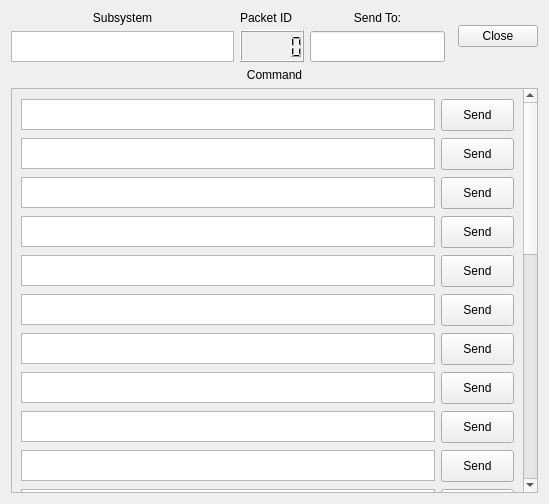
<?xml version="1.0" encoding="UTF-8"?>
<ui version="4.0">
 <class>GenericCommandDialog</class>
 <widget class="QWidget" name="GenericCommandDialog">
  <property name="geometry">
   <rect>
    <x>0</x>
    <y>0</y>
    <width>549</width>
    <height>504</height>
   </rect>
  </property>
  <property name="windowTitle">
   <string>Command Page</string>
  </property>
  <layout class="QVBoxLayout" name="verticalLayout_6">
   <item>
    <layout class="QVBoxLayout" name="verticalLayout_4">
     <item>
      <layout class="QHBoxLayout" name="horizontalLayout">
       <item>
        <layout class="QVBoxLayout" name="verticalLayout">
         <item>
          <widget class="QLabel" name="subSystemCommandPageLabel">
           <property name="text">
            <string>Subsystem</string>
           </property>
           <property name="alignment">
            <set>Qt::AlignCenter</set>
           </property>
          </widget>
         </item>
         <item>
          <widget class="QTextBrowser" name="subSystemTextBrowser">
           <property name="sizePolicy">
            <sizepolicy hsizetype="Fixed" vsizetype="Fixed">
             <horstretch>0</horstretch>
             <verstretch>0</verstretch>
            </sizepolicy>
           </property>
           <property name="minimumSize">
            <size>
             <width>159</width>
             <height>31</height>
            </size>
           </property>
           <property name="maximumSize">
            <size>
             <width>300</width>
             <height>31</height>
            </size>
           </property>
          </widget>
         </item>
        </layout>
       </item>
       <item>
        <layout class="QVBoxLayout" name="verticalLayout_2">
         <item>
          <widget class="QLabel" name="packetIdLabel">
           <property name="sizePolicy">
            <sizepolicy hsizetype="Preferred" vsizetype="Fixed">
             <horstretch>0</horstretch>
             <verstretch>0</verstretch>
            </sizepolicy>
           </property>
           <property name="minimumSize">
            <size>
             <width>0</width>
             <height>13</height>
            </size>
           </property>
           <property name="maximumSize">
            <size>
             <width>16777193</width>
             <height>13</height>
            </size>
           </property>
           <property name="text">
            <string>Packet ID</string>
           </property>
          </widget>
         </item>
         <item>
          <widget class="QLCDNumber" name="packetId"/>
         </item>
        </layout>
       </item>
       <item>
        <layout class="QVBoxLayout" name="verticalLayout_3">
         <item>
          <widget class="QLabel" name="label_5">
           <property name="text">
            <string>Send To:</string>
           </property>
           <property name="alignment">
            <set>Qt::AlignCenter</set>
           </property>
          </widget>
         </item>
         <item>
          <widget class="QLineEdit" name="commandAddressLineEdit">
           <property name="sizePolicy">
            <sizepolicy hsizetype="Fixed" vsizetype="Fixed">
             <horstretch>0</horstretch>
             <verstretch>0</verstretch>
            </sizepolicy>
           </property>
           <property name="minimumSize">
            <size>
             <width>135</width>
             <height>31</height>
            </size>
           </property>
           <property name="maximumSize">
            <size>
             <width>135</width>
             <height>31</height>
            </size>
           </property>
          </widget>
         </item>
        </layout>
       </item>
       <item>
        <spacer name="horizontalSpacer_2">
         <property name="orientation">
          <enum>Qt::Horizontal</enum>
         </property>
         <property name="sizeHint" stdset="0">
          <size>
           <width>40</width>
           <height>20</height>
          </size>
         </property>
        </spacer>
       </item>
       <item>
        <widget class="QDialogButtonBox" name="buttonBox">
         <property name="orientation">
          <enum>Qt::Horizontal</enum>
         </property>
         <property name="standardButtons">
          <set>QDialogButtonBox::Close</set>
         </property>
        </widget>
       </item>
      </layout>
     </item>
     <item>
      <widget class="QLabel" name="label">
       <property name="text">
        <string>Command</string>
       </property>
       <property name="alignment">
        <set>Qt::AlignCenter</set>
       </property>
      </widget>
     </item>
    </layout>
   </item>
   <item>
    <widget class="QScrollArea" name="scrollArea">
     <property name="verticalScrollBarPolicy">
      <enum>Qt::ScrollBarAlwaysOn</enum>
     </property>
     <property name="widgetResizable">
      <bool>true</bool>
     </property>
     <widget class="QWidget" name="scrollAreaWidgetContents">
      <property name="geometry">
       <rect>
        <x>0</x>
        <y>0</y>
        <width>508</width>
        <height>1000</height>
       </rect>
      </property>
      <property name="minimumSize">
       <size>
        <width>0</width>
        <height>1000</height>
       </size>
      </property>
      <layout class="QVBoxLayout" name="verticalLayout_5">
       <item>
        <layout class="QHBoxLayout" name="horizontalLayout_2">
         <item>
          <widget class="QTextBrowser" name="itemLabelTextBrowser_1">
           <property name="sizePolicy">
            <sizepolicy hsizetype="Fixed" vsizetype="Fixed">
             <horstretch>0</horstretch>
             <verstretch>0</verstretch>
            </sizepolicy>
           </property>
           <property name="minimumSize">
            <size>
             <width>391</width>
             <height>31</height>
            </size>
           </property>
           <property name="maximumSize">
            <size>
             <width>1234</width>
             <height>31</height>
            </size>
           </property>
          </widget>
         </item>
         <item>
          <widget class="QPushButton" name="SendButton_1">
           <property name="sizePolicy">
            <sizepolicy hsizetype="Fixed" vsizetype="Fixed">
             <horstretch>0</horstretch>
             <verstretch>0</verstretch>
            </sizepolicy>
           </property>
           <property name="minimumSize">
            <size>
             <width>73</width>
             <height>32</height>
            </size>
           </property>
           <property name="maximumSize">
            <size>
             <width>73</width>
             <height>32</height>
            </size>
           </property>
           <property name="text">
            <string>Send</string>
           </property>
          </widget>
         </item>
        </layout>
       </item>
       <item>
        <layout class="QHBoxLayout" name="horizontalLayout_3">
         <item>
          <widget class="QTextBrowser" name="itemLabelTextBrowser_2">
           <property name="sizePolicy">
            <sizepolicy hsizetype="Fixed" vsizetype="Fixed">
             <horstretch>0</horstretch>
             <verstretch>0</verstretch>
            </sizepolicy>
           </property>
           <property name="minimumSize">
            <size>
             <width>391</width>
             <height>31</height>
            </size>
           </property>
           <property name="maximumSize">
            <size>
             <width>1234</width>
             <height>31</height>
            </size>
           </property>
          </widget>
         </item>
         <item>
          <widget class="QPushButton" name="SendButton_2">
           <property name="sizePolicy">
            <sizepolicy hsizetype="Fixed" vsizetype="Fixed">
             <horstretch>0</horstretch>
             <verstretch>0</verstretch>
            </sizepolicy>
           </property>
           <property name="minimumSize">
            <size>
             <width>73</width>
             <height>32</height>
            </size>
           </property>
           <property name="maximumSize">
            <size>
             <width>73</width>
             <height>32</height>
            </size>
           </property>
           <property name="text">
            <string>Send</string>
           </property>
          </widget>
         </item>
        </layout>
       </item>
       <item>
        <layout class="QHBoxLayout" name="horizontalLayout_4">
         <item>
          <widget class="QTextBrowser" name="itemLabelTextBrowser_3">
           <property name="sizePolicy">
            <sizepolicy hsizetype="Fixed" vsizetype="Fixed">
             <horstretch>0</horstretch>
             <verstretch>0</verstretch>
            </sizepolicy>
           </property>
           <property name="minimumSize">
            <size>
             <width>391</width>
             <height>31</height>
            </size>
           </property>
           <property name="maximumSize">
            <size>
             <width>1234</width>
             <height>31</height>
            </size>
           </property>
          </widget>
         </item>
         <item>
          <widget class="QPushButton" name="SendButton_3">
           <property name="sizePolicy">
            <sizepolicy hsizetype="Fixed" vsizetype="Fixed">
             <horstretch>0</horstretch>
             <verstretch>0</verstretch>
            </sizepolicy>
           </property>
           <property name="minimumSize">
            <size>
             <width>73</width>
             <height>32</height>
            </size>
           </property>
           <property name="maximumSize">
            <size>
             <width>73</width>
             <height>32</height>
            </size>
           </property>
           <property name="text">
            <string>Send</string>
           </property>
          </widget>
         </item>
        </layout>
       </item>
       <item>
        <layout class="QHBoxLayout" name="horizontalLayout_5">
         <item>
          <widget class="QTextBrowser" name="itemLabelTextBrowser_4">
           <property name="sizePolicy">
            <sizepolicy hsizetype="Fixed" vsizetype="Fixed">
             <horstretch>0</horstretch>
             <verstretch>0</verstretch>
            </sizepolicy>
           </property>
           <property name="minimumSize">
            <size>
             <width>391</width>
             <height>31</height>
            </size>
           </property>
           <property name="maximumSize">
            <size>
             <width>1234</width>
             <height>31</height>
            </size>
           </property>
          </widget>
         </item>
         <item>
          <widget class="QPushButton" name="SendButton_4">
           <property name="sizePolicy">
            <sizepolicy hsizetype="Fixed" vsizetype="Fixed">
             <horstretch>0</horstretch>
             <verstretch>0</verstretch>
            </sizepolicy>
           </property>
           <property name="minimumSize">
            <size>
             <width>73</width>
             <height>32</height>
            </size>
           </property>
           <property name="maximumSize">
            <size>
             <width>73</width>
             <height>32</height>
            </size>
           </property>
           <property name="text">
            <string>Send</string>
           </property>
          </widget>
         </item>
        </layout>
       </item>
       <item>
        <layout class="QHBoxLayout" name="horizontalLayout_6">
         <item>
          <widget class="QTextBrowser" name="itemLabelTextBrowser_5">
           <property name="sizePolicy">
            <sizepolicy hsizetype="Fixed" vsizetype="Fixed">
             <horstretch>0</horstretch>
             <verstretch>0</verstretch>
            </sizepolicy>
           </property>
           <property name="minimumSize">
            <size>
             <width>391</width>
             <height>31</height>
            </size>
           </property>
           <property name="maximumSize">
            <size>
             <width>1234</width>
             <height>31</height>
            </size>
           </property>
          </widget>
         </item>
         <item>
          <widget class="QPushButton" name="SendButton_5">
           <property name="sizePolicy">
            <sizepolicy hsizetype="Fixed" vsizetype="Fixed">
             <horstretch>0</horstretch>
             <verstretch>0</verstretch>
            </sizepolicy>
           </property>
           <property name="minimumSize">
            <size>
             <width>73</width>
             <height>32</height>
            </size>
           </property>
           <property name="maximumSize">
            <size>
             <width>73</width>
             <height>32</height>
            </size>
           </property>
           <property name="text">
            <string>Send</string>
           </property>
          </widget>
         </item>
        </layout>
       </item>
       <item>
        <layout class="QHBoxLayout" name="horizontalLayout_7">
         <item>
          <widget class="QTextBrowser" name="itemLabelTextBrowser_6">
           <property name="sizePolicy">
            <sizepolicy hsizetype="Fixed" vsizetype="Fixed">
             <horstretch>0</horstretch>
             <verstretch>0</verstretch>
            </sizepolicy>
           </property>
           <property name="minimumSize">
            <size>
             <width>391</width>
             <height>31</height>
            </size>
           </property>
           <property name="maximumSize">
            <size>
             <width>1234</width>
             <height>31</height>
            </size>
           </property>
          </widget>
         </item>
         <item>
          <widget class="QPushButton" name="SendButton_6">
           <property name="sizePolicy">
            <sizepolicy hsizetype="Fixed" vsizetype="Fixed">
             <horstretch>0</horstretch>
             <verstretch>0</verstretch>
            </sizepolicy>
           </property>
           <property name="minimumSize">
            <size>
             <width>73</width>
             <height>32</height>
            </size>
           </property>
           <property name="maximumSize">
            <size>
             <width>73</width>
             <height>32</height>
            </size>
           </property>
           <property name="text">
            <string>Send</string>
           </property>
          </widget>
         </item>
        </layout>
       </item>
       <item>
        <layout class="QHBoxLayout" name="horizontalLayout_8">
         <item>
          <widget class="QTextBrowser" name="itemLabelTextBrowser_7">
           <property name="sizePolicy">
            <sizepolicy hsizetype="Fixed" vsizetype="Fixed">
             <horstretch>0</horstretch>
             <verstretch>0</verstretch>
            </sizepolicy>
           </property>
           <property name="minimumSize">
            <size>
             <width>391</width>
             <height>31</height>
            </size>
           </property>
           <property name="maximumSize">
            <size>
             <width>1234</width>
             <height>31</height>
            </size>
           </property>
          </widget>
         </item>
         <item>
          <widget class="QPushButton" name="SendButton_7">
           <property name="sizePolicy">
            <sizepolicy hsizetype="Fixed" vsizetype="Fixed">
             <horstretch>0</horstretch>
             <verstretch>0</verstretch>
            </sizepolicy>
           </property>
           <property name="minimumSize">
            <size>
             <width>73</width>
             <height>32</height>
            </size>
           </property>
           <property name="maximumSize">
            <size>
             <width>73</width>
             <height>32</height>
            </size>
           </property>
           <property name="text">
            <string>Send</string>
           </property>
          </widget>
         </item>
        </layout>
       </item>
       <item>
        <layout class="QHBoxLayout" name="horizontalLayout_9">
         <item>
          <widget class="QTextBrowser" name="itemLabelTextBrowser_8">
           <property name="sizePolicy">
            <sizepolicy hsizetype="Fixed" vsizetype="Fixed">
             <horstretch>0</horstretch>
             <verstretch>0</verstretch>
            </sizepolicy>
           </property>
           <property name="minimumSize">
            <size>
             <width>391</width>
             <height>31</height>
            </size>
           </property>
           <property name="maximumSize">
            <size>
             <width>1234</width>
             <height>31</height>
            </size>
           </property>
          </widget>
         </item>
         <item>
          <widget class="QPushButton" name="SendButton_8">
           <property name="sizePolicy">
            <sizepolicy hsizetype="Fixed" vsizetype="Fixed">
             <horstretch>0</horstretch>
             <verstretch>0</verstretch>
            </sizepolicy>
           </property>
           <property name="minimumSize">
            <size>
             <width>73</width>
             <height>32</height>
            </size>
           </property>
           <property name="maximumSize">
            <size>
             <width>73</width>
             <height>32</height>
            </size>
           </property>
           <property name="text">
            <string>Send</string>
           </property>
          </widget>
         </item>
        </layout>
       </item>
       <item>
        <layout class="QHBoxLayout" name="horizontalLayout_10">
         <item>
          <widget class="QTextBrowser" name="itemLabelTextBrowser_9">
           <property name="sizePolicy">
            <sizepolicy hsizetype="Fixed" vsizetype="Fixed">
             <horstretch>0</horstretch>
             <verstretch>0</verstretch>
            </sizepolicy>
           </property>
           <property name="minimumSize">
            <size>
             <width>391</width>
             <height>31</height>
            </size>
           </property>
           <property name="maximumSize">
            <size>
             <width>1234</width>
             <height>31</height>
            </size>
           </property>
          </widget>
         </item>
         <item>
          <widget class="QPushButton" name="SendButton_9">
           <property name="sizePolicy">
            <sizepolicy hsizetype="Fixed" vsizetype="Fixed">
             <horstretch>0</horstretch>
             <verstretch>0</verstretch>
            </sizepolicy>
           </property>
           <property name="minimumSize">
            <size>
             <width>73</width>
             <height>32</height>
            </size>
           </property>
           <property name="maximumSize">
            <size>
             <width>73</width>
             <height>32</height>
            </size>
           </property>
           <property name="text">
            <string>Send</string>
           </property>
          </widget>
         </item>
        </layout>
       </item>
       <item>
        <layout class="QHBoxLayout" name="horizontalLayout_11">
         <item>
          <widget class="QTextBrowser" name="itemLabelTextBrowser_10">
           <property name="sizePolicy">
            <sizepolicy hsizetype="Fixed" vsizetype="Fixed">
             <horstretch>0</horstretch>
             <verstretch>0</verstretch>
            </sizepolicy>
           </property>
           <property name="minimumSize">
            <size>
             <width>391</width>
             <height>31</height>
            </size>
           </property>
           <property name="maximumSize">
            <size>
             <width>1234</width>
             <height>31</height>
            </size>
           </property>
          </widget>
         </item>
         <item>
          <widget class="QPushButton" name="SendButton_10">
           <property name="sizePolicy">
            <sizepolicy hsizetype="Fixed" vsizetype="Fixed">
             <horstretch>0</horstretch>
             <verstretch>0</verstretch>
            </sizepolicy>
           </property>
           <property name="minimumSize">
            <size>
             <width>73</width>
             <height>32</height>
            </size>
           </property>
           <property name="maximumSize">
            <size>
             <width>73</width>
             <height>32</height>
            </size>
           </property>
           <property name="text">
            <string>Send</string>
           </property>
          </widget>
         </item>
        </layout>
       </item>
       <item>
        <layout class="QHBoxLayout" name="horizontalLayout_12">
         <item>
          <widget class="QTextBrowser" name="itemLabelTextBrowser_11">
           <property name="sizePolicy">
            <sizepolicy hsizetype="Fixed" vsizetype="Fixed">
             <horstretch>0</horstretch>
             <verstretch>0</verstretch>
            </sizepolicy>
           </property>
           <property name="minimumSize">
            <size>
             <width>391</width>
             <height>31</height>
            </size>
           </property>
           <property name="maximumSize">
            <size>
             <width>1234</width>
             <height>31</height>
            </size>
           </property>
          </widget>
         </item>
         <item>
          <widget class="QPushButton" name="SendButton_11">
           <property name="sizePolicy">
            <sizepolicy hsizetype="Fixed" vsizetype="Fixed">
             <horstretch>0</horstretch>
             <verstretch>0</verstretch>
            </sizepolicy>
           </property>
           <property name="minimumSize">
            <size>
             <width>73</width>
             <height>32</height>
            </size>
           </property>
           <property name="maximumSize">
            <size>
             <width>73</width>
             <height>32</height>
            </size>
           </property>
           <property name="text">
            <string>Send</string>
           </property>
          </widget>
         </item>
        </layout>
       </item>
       <item>
        <layout class="QHBoxLayout" name="horizontalLayout_13">
         <item>
          <widget class="QTextBrowser" name="itemLabelTextBrowser_12">
           <property name="sizePolicy">
            <sizepolicy hsizetype="Fixed" vsizetype="Fixed">
             <horstretch>0</horstretch>
             <verstretch>0</verstretch>
            </sizepolicy>
           </property>
           <property name="minimumSize">
            <size>
             <width>391</width>
             <height>31</height>
            </size>
           </property>
           <property name="maximumSize">
            <size>
             <width>1234</width>
             <height>31</height>
            </size>
           </property>
          </widget>
         </item>
         <item>
          <widget class="QPushButton" name="SendButton_12">
           <property name="sizePolicy">
            <sizepolicy hsizetype="Fixed" vsizetype="Fixed">
             <horstretch>0</horstretch>
             <verstretch>0</verstretch>
            </sizepolicy>
           </property>
           <property name="minimumSize">
            <size>
             <width>73</width>
             <height>32</height>
            </size>
           </property>
           <property name="maximumSize">
            <size>
             <width>73</width>
             <height>32</height>
            </size>
           </property>
           <property name="text">
            <string>Send</string>
           </property>
          </widget>
         </item>
        </layout>
       </item>
       <item>
        <layout class="QHBoxLayout" name="horizontalLayout_14">
         <item>
          <widget class="QTextBrowser" name="itemLabelTextBrowser_13">
           <property name="sizePolicy">
            <sizepolicy hsizetype="Fixed" vsizetype="Fixed">
             <horstretch>0</horstretch>
             <verstretch>0</verstretch>
            </sizepolicy>
           </property>
           <property name="minimumSize">
            <size>
             <width>391</width>
             <height>31</height>
            </size>
           </property>
           <property name="maximumSize">
            <size>
             <width>1234</width>
             <height>31</height>
            </size>
           </property>
          </widget>
         </item>
         <item>
          <widget class="QPushButton" name="SendButton_13">
           <property name="sizePolicy">
            <sizepolicy hsizetype="Fixed" vsizetype="Fixed">
             <horstretch>0</horstretch>
             <verstretch>0</verstretch>
            </sizepolicy>
           </property>
           <property name="minimumSize">
            <size>
             <width>73</width>
             <height>32</height>
            </size>
           </property>
           <property name="maximumSize">
            <size>
             <width>73</width>
             <height>32</height>
            </size>
           </property>
           <property name="text">
            <string>Send</string>
           </property>
          </widget>
         </item>
        </layout>
       </item>
       <item>
        <layout class="QHBoxLayout" name="horizontalLayout_15">
         <item>
          <widget class="QTextBrowser" name="itemLabelTextBrowser_14">
           <property name="sizePolicy">
            <sizepolicy hsizetype="Fixed" vsizetype="Fixed">
             <horstretch>0</horstretch>
             <verstretch>0</verstretch>
            </sizepolicy>
           </property>
           <property name="minimumSize">
            <size>
             <width>391</width>
             <height>31</height>
            </size>
           </property>
           <property name="maximumSize">
            <size>
             <width>1234</width>
             <height>31</height>
            </size>
           </property>
          </widget>
         </item>
         <item>
          <widget class="QPushButton" name="SendButton_14">
           <property name="sizePolicy">
            <sizepolicy hsizetype="Fixed" vsizetype="Fixed">
             <horstretch>0</horstretch>
             <verstretch>0</verstretch>
            </sizepolicy>
           </property>
           <property name="minimumSize">
            <size>
             <width>73</width>
             <height>32</height>
            </size>
           </property>
           <property name="maximumSize">
            <size>
             <width>73</width>
             <height>32</height>
            </size>
           </property>
           <property name="text">
            <string>Send</string>
           </property>
          </widget>
         </item>
        </layout>
       </item>
       <item>
        <layout class="QHBoxLayout" name="horizontalLayout_16">
         <item>
          <widget class="QTextBrowser" name="itemLabelTextBrowser_15">
           <property name="sizePolicy">
            <sizepolicy hsizetype="Fixed" vsizetype="Fixed">
             <horstretch>0</horstretch>
             <verstretch>0</verstretch>
            </sizepolicy>
           </property>
           <property name="minimumSize">
            <size>
             <width>391</width>
             <height>31</height>
            </size>
           </property>
           <property name="maximumSize">
            <size>
             <width>1234</width>
             <height>31</height>
            </size>
           </property>
          </widget>
         </item>
         <item>
          <widget class="QPushButton" name="SendButton_15">
           <property name="sizePolicy">
            <sizepolicy hsizetype="Fixed" vsizetype="Fixed">
             <horstretch>0</horstretch>
             <verstretch>0</verstretch>
            </sizepolicy>
           </property>
           <property name="minimumSize">
            <size>
             <width>73</width>
             <height>32</height>
            </size>
           </property>
           <property name="maximumSize">
            <size>
             <width>73</width>
             <height>32</height>
            </size>
           </property>
           <property name="text">
            <string>Send</string>
           </property>
          </widget>
         </item>
        </layout>
       </item>
       <item>
        <layout class="QHBoxLayout" name="horizontalLayout_17">
         <item>
          <widget class="QTextBrowser" name="itemLabelTextBrowser_16">
           <property name="sizePolicy">
            <sizepolicy hsizetype="Fixed" vsizetype="Fixed">
             <horstretch>0</horstretch>
             <verstretch>0</verstretch>
            </sizepolicy>
           </property>
           <property name="minimumSize">
            <size>
             <width>391</width>
             <height>31</height>
            </size>
           </property>
           <property name="maximumSize">
            <size>
             <width>1234</width>
             <height>31</height>
            </size>
           </property>
          </widget>
         </item>
         <item>
          <widget class="QPushButton" name="SendButton_16">
           <property name="sizePolicy">
            <sizepolicy hsizetype="Fixed" vsizetype="Fixed">
             <horstretch>0</horstretch>
             <verstretch>0</verstretch>
            </sizepolicy>
           </property>
           <property name="minimumSize">
            <size>
             <width>73</width>
             <height>32</height>
            </size>
           </property>
           <property name="maximumSize">
            <size>
             <width>73</width>
             <height>32</height>
            </size>
           </property>
           <property name="text">
            <string>Send</string>
           </property>
          </widget>
         </item>
        </layout>
       </item>
       <item>
        <layout class="QHBoxLayout" name="horizontalLayout_18">
         <item>
          <widget class="QTextBrowser" name="itemLabelTextBrowser_17">
           <property name="sizePolicy">
            <sizepolicy hsizetype="Fixed" vsizetype="Fixed">
             <horstretch>0</horstretch>
             <verstretch>0</verstretch>
            </sizepolicy>
           </property>
           <property name="minimumSize">
            <size>
             <width>391</width>
             <height>31</height>
            </size>
           </property>
           <property name="maximumSize">
            <size>
             <width>1234</width>
             <height>31</height>
            </size>
           </property>
          </widget>
         </item>
         <item>
          <widget class="QPushButton" name="SendButton_17">
           <property name="sizePolicy">
            <sizepolicy hsizetype="Fixed" vsizetype="Fixed">
             <horstretch>0</horstretch>
             <verstretch>0</verstretch>
            </sizepolicy>
           </property>
           <property name="minimumSize">
            <size>
             <width>73</width>
             <height>32</height>
            </size>
           </property>
           <property name="maximumSize">
            <size>
             <width>73</width>
             <height>32</height>
            </size>
           </property>
           <property name="text">
            <string>Send</string>
           </property>
          </widget>
         </item>
        </layout>
       </item>
       <item>
        <layout class="QHBoxLayout" name="horizontalLayout_19">
         <item>
          <widget class="QTextBrowser" name="itemLabelTextBrowser_18">
           <property name="sizePolicy">
            <sizepolicy hsizetype="Fixed" vsizetype="Fixed">
             <horstretch>0</horstretch>
             <verstretch>0</verstretch>
            </sizepolicy>
           </property>
           <property name="minimumSize">
            <size>
             <width>391</width>
             <height>31</height>
            </size>
           </property>
           <property name="maximumSize">
            <size>
             <width>1234</width>
             <height>31</height>
            </size>
           </property>
          </widget>
         </item>
         <item>
          <widget class="QPushButton" name="SendButton_18">
           <property name="sizePolicy">
            <sizepolicy hsizetype="Fixed" vsizetype="Fixed">
             <horstretch>0</horstretch>
             <verstretch>0</verstretch>
            </sizepolicy>
           </property>
           <property name="minimumSize">
            <size>
             <width>73</width>
             <height>32</height>
            </size>
           </property>
           <property name="maximumSize">
            <size>
             <width>73</width>
             <height>32</height>
            </size>
           </property>
           <property name="text">
            <string>Send</string>
           </property>
          </widget>
         </item>
        </layout>
       </item>
       <item>
        <layout class="QHBoxLayout" name="horizontalLayout_20">
         <item>
          <widget class="QTextBrowser" name="itemLabelTextBrowser_19">
           <property name="sizePolicy">
            <sizepolicy hsizetype="Fixed" vsizetype="Fixed">
             <horstretch>0</horstretch>
             <verstretch>0</verstretch>
            </sizepolicy>
           </property>
           <property name="minimumSize">
            <size>
             <width>391</width>
             <height>31</height>
            </size>
           </property>
           <property name="maximumSize">
            <size>
             <width>1234</width>
             <height>31</height>
            </size>
           </property>
          </widget>
         </item>
         <item>
          <widget class="QPushButton" name="SendButton_19">
           <property name="sizePolicy">
            <sizepolicy hsizetype="Fixed" vsizetype="Fixed">
             <horstretch>0</horstretch>
             <verstretch>0</verstretch>
            </sizepolicy>
           </property>
           <property name="minimumSize">
            <size>
             <width>73</width>
             <height>32</height>
            </size>
           </property>
           <property name="maximumSize">
            <size>
             <width>73</width>
             <height>32</height>
            </size>
           </property>
           <property name="text">
            <string>Send</string>
           </property>
          </widget>
         </item>
        </layout>
       </item>
       <item>
        <layout class="QHBoxLayout" name="horizontalLayout_21">
         <item>
          <widget class="QTextBrowser" name="itemLabelTextBrowser_20">
           <property name="sizePolicy">
            <sizepolicy hsizetype="Fixed" vsizetype="Fixed">
             <horstretch>0</horstretch>
             <verstretch>0</verstretch>
            </sizepolicy>
           </property>
           <property name="minimumSize">
            <size>
             <width>391</width>
             <height>31</height>
            </size>
           </property>
           <property name="maximumSize">
            <size>
             <width>1234</width>
             <height>31</height>
            </size>
           </property>
          </widget>
         </item>
         <item>
          <widget class="QPushButton" name="SendButton_20">
           <property name="sizePolicy">
            <sizepolicy hsizetype="Fixed" vsizetype="Fixed">
             <horstretch>0</horstretch>
             <verstretch>0</verstretch>
            </sizepolicy>
           </property>
           <property name="minimumSize">
            <size>
             <width>73</width>
             <height>32</height>
            </size>
           </property>
           <property name="maximumSize">
            <size>
             <width>73</width>
             <height>32</height>
            </size>
           </property>
           <property name="text">
            <string>Send</string>
           </property>
          </widget>
         </item>
        </layout>
       </item>
       <item>
        <layout class="QHBoxLayout" name="horizontalLayout_22">
         <item>
          <widget class="QTextBrowser" name="itemLabelTextBrowser_21">
           <property name="sizePolicy">
            <sizepolicy hsizetype="Fixed" vsizetype="Fixed">
             <horstretch>0</horstretch>
             <verstretch>0</verstretch>
            </sizepolicy>
           </property>
           <property name="minimumSize">
            <size>
             <width>391</width>
             <height>31</height>
            </size>
           </property>
           <property name="maximumSize">
            <size>
             <width>1234</width>
             <height>31</height>
            </size>
           </property>
          </widget>
         </item>
         <item>
          <widget class="QPushButton" name="SendButton_21">
           <property name="sizePolicy">
            <sizepolicy hsizetype="Fixed" vsizetype="Fixed">
             <horstretch>0</horstretch>
             <verstretch>0</verstretch>
            </sizepolicy>
           </property>
           <property name="minimumSize">
            <size>
             <width>73</width>
             <height>32</height>
            </size>
           </property>
           <property name="maximumSize">
            <size>
             <width>73</width>
             <height>32</height>
            </size>
           </property>
           <property name="text">
            <string>Send</string>
           </property>
          </widget>
         </item>
        </layout>
       </item>
       <item>
        <layout class="QHBoxLayout" name="horizontalLayout_23">
         <item>
          <widget class="QTextBrowser" name="itemLabelTextBrowser_22">
           <property name="sizePolicy">
            <sizepolicy hsizetype="Fixed" vsizetype="Fixed">
             <horstretch>0</horstretch>
             <verstretch>0</verstretch>
            </sizepolicy>
           </property>
           <property name="minimumSize">
            <size>
             <width>391</width>
             <height>31</height>
            </size>
           </property>
           <property name="maximumSize">
            <size>
             <width>1234</width>
             <height>31</height>
            </size>
           </property>
          </widget>
         </item>
         <item>
          <widget class="QPushButton" name="SendButton_22">
           <property name="sizePolicy">
            <sizepolicy hsizetype="Fixed" vsizetype="Fixed">
             <horstretch>0</horstretch>
             <verstretch>0</verstretch>
            </sizepolicy>
           </property>
           <property name="minimumSize">
            <size>
             <width>73</width>
             <height>32</height>
            </size>
           </property>
           <property name="maximumSize">
            <size>
             <width>73</width>
             <height>32</height>
            </size>
           </property>
           <property name="text">
            <string>Send</string>
           </property>
          </widget>
         </item>
        </layout>
       </item>
       <item>
        <layout class="QHBoxLayout" name="horizontalLayout_24">
         <item>
          <widget class="QTextBrowser" name="itemLabelTextBrowser_23">
           <property name="sizePolicy">
            <sizepolicy hsizetype="Fixed" vsizetype="Fixed">
             <horstretch>0</horstretch>
             <verstretch>0</verstretch>
            </sizepolicy>
           </property>
           <property name="minimumSize">
            <size>
             <width>391</width>
             <height>31</height>
            </size>
           </property>
           <property name="maximumSize">
            <size>
             <width>1234</width>
             <height>31</height>
            </size>
           </property>
          </widget>
         </item>
         <item>
          <widget class="QPushButton" name="SendButton_23">
           <property name="sizePolicy">
            <sizepolicy hsizetype="Fixed" vsizetype="Fixed">
             <horstretch>0</horstretch>
             <verstretch>0</verstretch>
            </sizepolicy>
           </property>
           <property name="minimumSize">
            <size>
             <width>73</width>
             <height>32</height>
            </size>
           </property>
           <property name="maximumSize">
            <size>
             <width>73</width>
             <height>32</height>
            </size>
           </property>
           <property name="text">
            <string>Send</string>
           </property>
          </widget>
         </item>
        </layout>
       </item>
       <item>
        <layout class="QHBoxLayout" name="horizontalLayout_25">
         <item>
          <widget class="QTextBrowser" name="itemLabelTextBrowser_24">
           <property name="sizePolicy">
            <sizepolicy hsizetype="Fixed" vsizetype="Fixed">
             <horstretch>0</horstretch>
             <verstretch>0</verstretch>
            </sizepolicy>
           </property>
           <property name="minimumSize">
            <size>
             <width>391</width>
             <height>31</height>
            </size>
           </property>
           <property name="maximumSize">
            <size>
             <width>1234</width>
             <height>31</height>
            </size>
           </property>
          </widget>
         </item>
         <item>
          <widget class="QPushButton" name="SendButton_24">
           <property name="sizePolicy">
            <sizepolicy hsizetype="Fixed" vsizetype="Fixed">
             <horstretch>0</horstretch>
             <verstretch>0</verstretch>
            </sizepolicy>
           </property>
           <property name="minimumSize">
            <size>
             <width>73</width>
             <height>32</height>
            </size>
           </property>
           <property name="maximumSize">
            <size>
             <width>73</width>
             <height>32</height>
            </size>
           </property>
           <property name="text">
            <string>Send</string>
           </property>
          </widget>
         </item>
        </layout>
       </item>
       <item>
        <layout class="QHBoxLayout" name="horizontalLayout_26">
         <item>
          <widget class="QTextBrowser" name="itemLabelTextBrowser_25">
           <property name="sizePolicy">
            <sizepolicy hsizetype="Fixed" vsizetype="Fixed">
             <horstretch>0</horstretch>
             <verstretch>0</verstretch>
            </sizepolicy>
           </property>
           <property name="minimumSize">
            <size>
             <width>391</width>
             <height>31</height>
            </size>
           </property>
           <property name="maximumSize">
            <size>
             <width>1234</width>
             <height>31</height>
            </size>
           </property>
          </widget>
         </item>
         <item>
          <widget class="QPushButton" name="SendButton_25">
           <property name="sizePolicy">
            <sizepolicy hsizetype="Fixed" vsizetype="Fixed">
             <horstretch>0</horstretch>
             <verstretch>0</verstretch>
            </sizepolicy>
           </property>
           <property name="minimumSize">
            <size>
             <width>73</width>
             <height>32</height>
            </size>
           </property>
           <property name="maximumSize">
            <size>
             <width>73</width>
             <height>32</height>
            </size>
           </property>
           <property name="text">
            <string>Send</string>
           </property>
          </widget>
         </item>
        </layout>
       </item>
      </layout>
     </widget>
    </widget>
   </item>
  </layout>
 </widget>
 <resources/>
 <connections>
  <connection>
   <sender>buttonBox</sender>
   <signal>clicked(QAbstractButton*)</signal>
   <receiver>GenericCommandDialog</receiver>
   <slot>close()</slot>
   <hints>
    <hint type="sourcelabel">
     <x>576</x>
     <y>46</y>
    </hint>
    <hint type="destinationlabel">
     <x>509</x>
     <y>83</y>
    </hint>
   </hints>
  </connection>
 </connections>
</ui>
